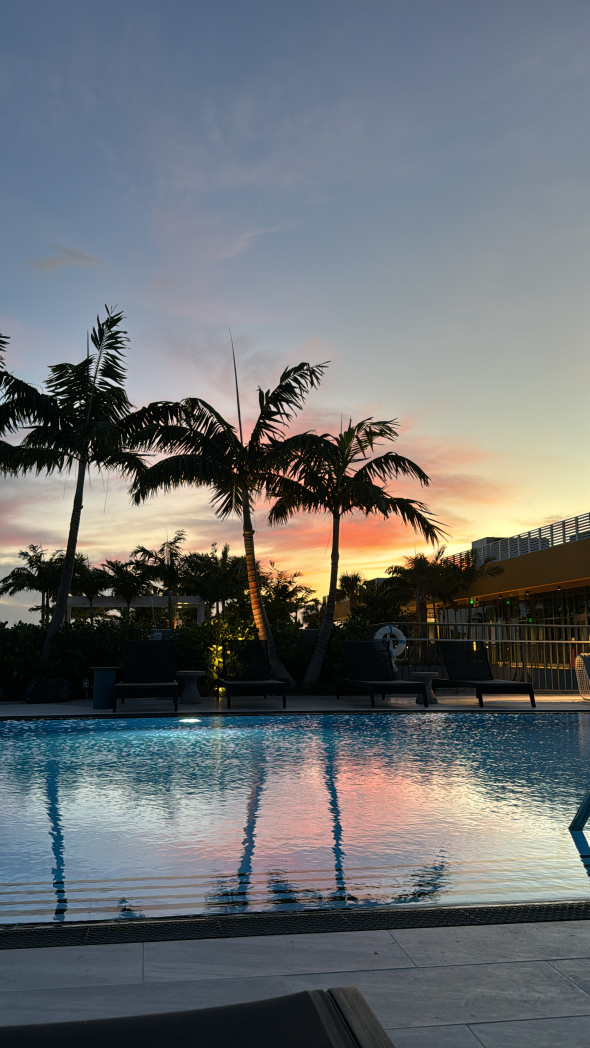
#> input picture DataTransformationAndManipulation/Chapter7_Image_Data_Processing/image.JPG, 1179 x 2096 px, found by its file name (shown at 1/2 size)
$ jupyter execute 02_Image_Preprocessing.ipynb
#> lines starting #> are read from the running program, lines starting #| are printed output that depends on the picture
# 02_Image_Preprocessing

## Part 2: Image Preprocessing

In this notebook, we will explore various techniques for preprocessing image data. Preprocessing is an essential step in image analysis and machine learning, as it helps in standardizing the input data, making it suitable for further analysis and model training. The preprocessing techniques we will cover include resizing and cropping, converting to grayscale, and pixel normalization.

### 2.1 Resizing and Cropping

Resizing and cropping are common preprocessing steps that adjust the dimensions of an image. Resizing scales the image to a specified size, while cropping removes unwanted parts of the image, focusing on the region of interest.

### 2.2 Converting to Grayscale

Converting an image to grayscale reduces its complexity by removing color information. This is useful for tasks where color is not a crucial feature, simplifying the analysis and reducing computational load.

### 2.3 Pixel Normalization

Pixel normalization scales the pixel values of an image to a standard range, typically between 0 and 1 or -1 and 1. This step is important for ensuring that the input data has a consistent scale, improving the performance and stability of machine learning models.

[cell 1]
# Import necessary libraries
import numpy as np
import cv2
import matplotlib.pyplot as plt

# Function to display images
def display_image(image, title='Image', cmap=None):
    plt.figure(figsize=(6, 6))
    plt.imshow(image, cmap=cmap)
    plt.title(title)
    plt.axis('off')
    plt.show()

# Load an example image
image_path = 'image.jpg'
image = cv2.imread(image_path)
#> image is the input picture: shape (2096, 1179, 3); mean B, G, R 113.4, 110.5, 106.6
image = cv2.cvtColor(image, cv2.COLOR_BGR2RGB)  # Convert from BGR to RGB for correct color display

[cell 2]
# Display original image
display_image(image, title='Original Image')

[cell 3]
# Resizing the image
resized_image = cv2.resize(image, (128, 128))
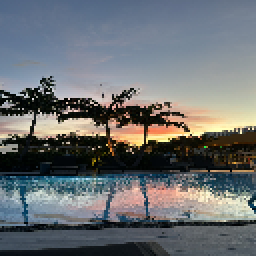
#> resized_image: shape (128, 128, 3) (shown 2 times larger); mean R, G, B 106.6, 110.6, 113.5
display_image(resized_image, title='Resized Image')

[cell 4]
# Cropping the image (center crop)
h, w, _ = image.shape
#> h = 2096; w = 1179
start_x = w//4
#> start_x = 294
start_y = h//4
#> start_y = 524
end_x = start_x + w//2
#> end_x = 883
end_y = start_y + h//2
#> end_y = 1572
cropped_image = image[start_y:end_y, start_x:end_x]
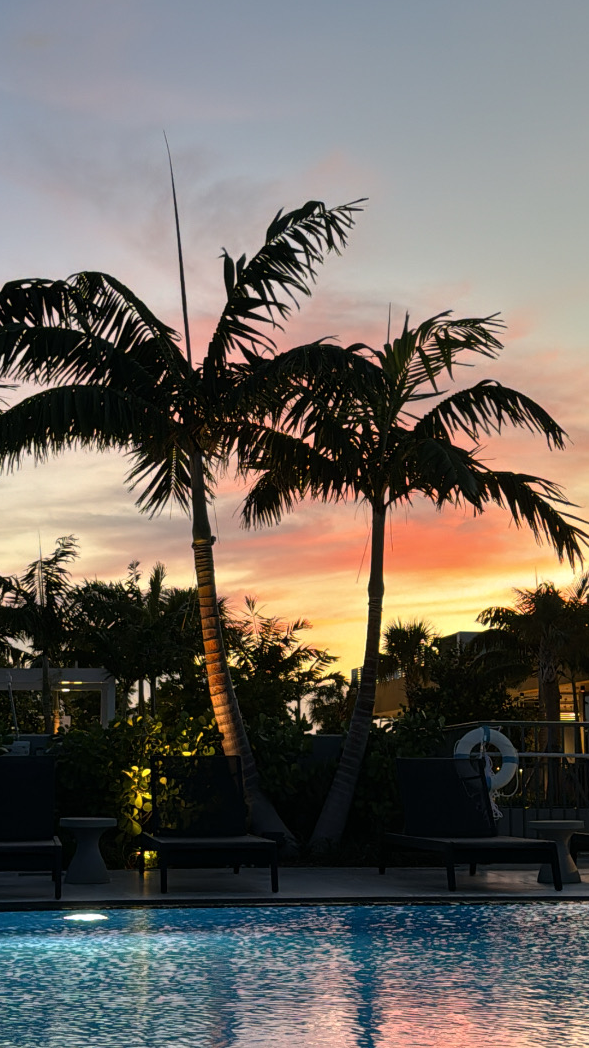
#> cropped_image: shape (1048, 589, 3); mean R, G, B 108.2, 102.5, 96
display_image(cropped_image, title='Cropped Image')

[cell 5]
# Convert the image to grayscale
grayscale_image = cv2.cvtColor(image, cv2.COLOR_RGB2GRAY)
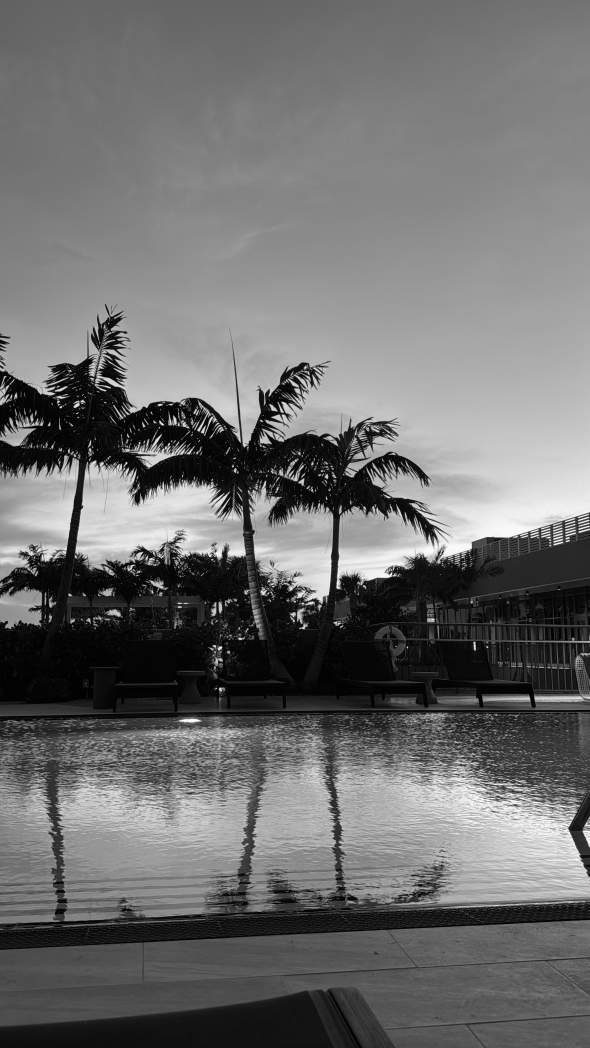
#> grayscale_image: shape (2096, 1179) (shown at 1/2 size); min 0, max 255, mean 109.7
display_image(grayscale_image, title='Grayscale Image', cmap='gray')

[cell 6]
# Normalize pixel values to the range [0, 1]
normalized_image = image / 255.0
display_image(np.clip(normalized_image, 0, 1), title='Normalized Image [0, 1]')

[cell 7]
# Normalize pixel values to the range [-1, 1]
normalized_image_2 = (image / 127.5) - 1
display_image(np.clip((normalized_image_2 + 1) / 2, 0, 1), title='Normalized Image [-1, 1]')
